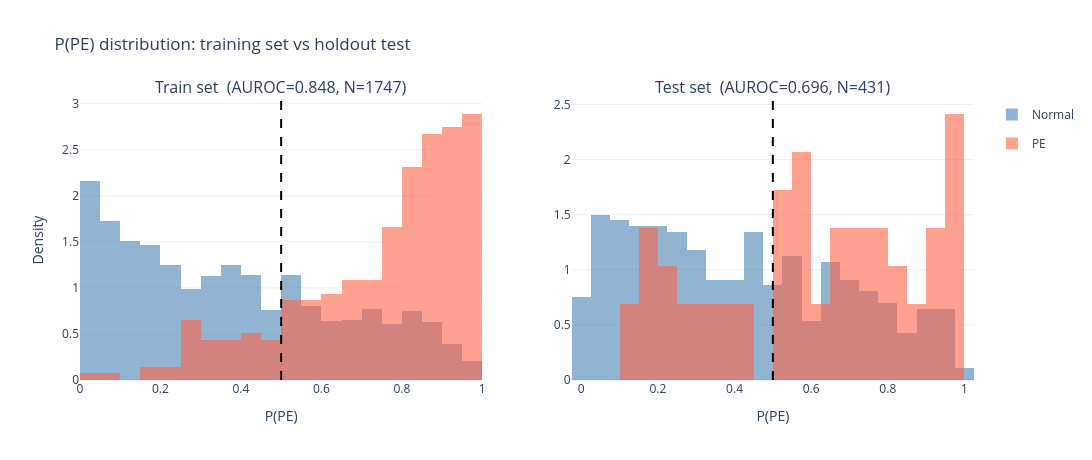

The code cell stored with this chart in its notebook:
### Markdown cell above
## Side-by-side distribution: train vs test

### Code cell
fig = make_subplots(rows=1, cols=2,
    subplot_titles=(
        f'Train set  (AUROC={auroc_dev:.3f}, N={len(y_dev)})',
        f'Test set  (AUROC={auroc_test:.3f}, N={len(y_test)})',
    ))

for col, (probs_, y_) in enumerate([(probs_dev, y_dev), (probs_test, y_test)], start=1):
    fig.add_trace(go.Histogram(
        x=probs_[y_ == 0], name='Normal', nbinsx=40,
        marker_color='steelblue', opacity=0.6,
        histnorm='probability density',
        showlegend=(col == 1), legendgroup='Normal',
    ), row=1, col=col)
    fig.add_trace(go.Histogram(
        x=probs_[y_ == 1], name='PE', nbinsx=40,
        marker_color='tomato', opacity=0.6,
        histnorm='probability density',
        showlegend=(col == 1), legendgroup='PE',
    ), row=1, col=col)
    fig.add_vline(x=0.5, line=dict(dash='dash', color='black'), row=1, col=col)

fig.update_layout(
    barmode='overlay',
    title='P(PE) distribution: training set vs holdout test',
    template='plotly_white', width=1100, height=460,
)
fig.update_xaxes(title_text='P(PE)')
fig.update_yaxes(title_text='Density', col=1)
fig.show()

### Figure 1 — Plotly figure (JSON) as saved in the notebook; plotly's stock layout.template omitted (floating-point values rounded to 4 significant figures; data arrays with more than 128 entries replaced by an {"elided": "..."} marker saying what was removed)
{"data": [{"histnorm": "probability density", "legendgroup": "Normal", "marker": {"color": "steelblue"}, "name": "Normal", "nbinsx": 40, "opacity": 0.6, "showlegend": true, "x": {"elided": "1470 float values"}, "type": "histogram", "xaxis": "x", "yaxis": "y"}, {"histnorm": "probability density", "legendgroup": "PE", "marker": {"color": "tomato"}, "name": "PE", "nbinsx": 40, "opacity": 0.6, "showlegend": true, "x": {"elided": "277 float values"}, "type": "histogram", "xaxis": "x", "yaxis": "y"}, {"histnorm": "probability density", "legendgroup": "Normal", "marker": {"color": "steelblue"}, "name": "Normal", "nbinsx": 40, "opacity": 0.6, "showlegend": false, "x": {"elided": "373 float values"}, "type": "histogram", "xaxis": "x2", "yaxis": "y2"}, {"histnorm": "probability density", "legendgroup": "PE", "marker": {"color": "tomato"}, "name": "PE", "nbinsx": 40, "opacity": 0.6, "showlegend": false, "x": [0.9591, 0.8582, 0.6309, 0.2541, 0.3499, 0.7579, 0.9759, 0.6693, 0.5646, 0.794, 0.7239, 0.9062, 0.9694, 0.7532, 0.7036, 0.5606, 0.9512, 0.9645, 0.2631, 0.1713, 0.7547, 0.9653, 0.9752, 0.691, 0.5471, 0.5429, 0.4255, 0.575, 0.1075, 0.9124, 0.5252, 0.6848, 0.2329, 0.8168, 0.8164, 0.8066, 0.1651, 0.5723, 0.1015, 0.7043, 0.575, 0.2177, 0.9314, 0.7435, 0.8793, 0.3712, 0.1881, 0.2236, 0.5432, 0.9212, 0.6978, 0.6366, 0.5719, 0.5472, 0.1889, 0.3347, 0.3649, 0.4219], "type": "histogram", "xaxis": "x2", "yaxis": "y2"}], "layout": {"xaxis": {"anchor": "y", "domain": [0.0, 0.45], "title": {"text": "P(PE)"}}, "yaxis": {"anchor": "x", "domain": [0.0, 1.0], "title": {"text": "Density"}}, "xaxis2": {"anchor": "y2", "domain": [0.55, 1.0], "title": {"text": "P(PE)"}}, "yaxis2": {"anchor": "x2", "domain": [0.0, 1.0]}, "annotations": [{"font": {"size": 16}, "showarrow": false, "text": "Train set  (AUROC=0.848, N=1747)", "x": 0.225, "xanchor": "center", "xref": "paper", "y": 1.0, "yanchor": "bottom", "yref": "paper"}, {"font": {"size": 16}, "showarrow": false, "text": "Test set  (AUROC=0.696, N=431)", "x": 0.775, "xanchor": "center", "xref": "paper", "y": 1.0, "yanchor": "bottom", "yref": "paper"}], "shapes": [{"line": {"color": "black", "dash": "dash"}, "type": "line", "x0": 0.5, "x1": 0.5, "xref": "x", "y0": 0, "y1": 1, "yref": "y domain"}, {"line": {"color": "black", "dash": "dash"}, "type": "line", "x0": 0.5, "x1": 0.5, "xref": "x2", "y0": 0, "y1": 1, "yref": "y2 domain"}], "barmode": "overlay", "title": {"text": "P(PE) distribution: training set vs holdout test"}, "width": 1100, "height": 460}}
